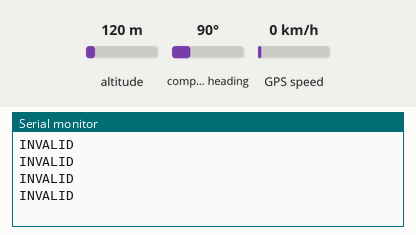
The sketch below on a simulated ESP32. Shown: the last lines printed to the serial monitor. The test bench sets the inputs (shaded band); at power-on: GPS speed 0 km/h, altitude 120 m, compass heading 90°. WiFi joins after 1.5 s; servers stay silent unless stated; the GPS gets a fix after 3 s at 37.7749, -122.4194 with 8 satellites.

Above: at 3.0 s.
3.1 s: GPS speed set to 2 km/h
At 4.6 s:
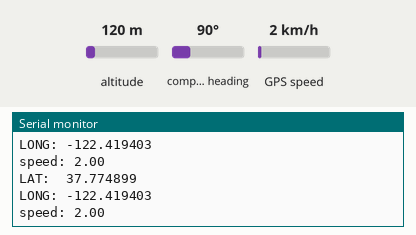
5.3 s: GPS speed set to 30 km/h
At 6.6 s:
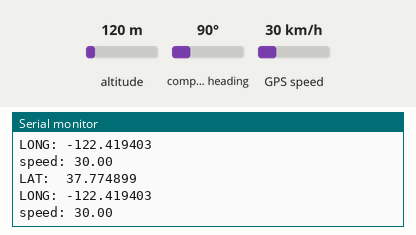

Measured:
- after the input at 3.1 s, the serial monitor: prints a new line after 0.73 s (image 1)
- after the input at 5.3 s, the serial monitor: prints a new line after 0.53 s (image 2)

The sketch:

GPS_Tracker2.ino
```cpp
#include <TinyGPS++.h>
#define BLYNK_PRINT Serial
#define BLYNK_HEARTBEAT 30
#include <WiFi.h>
#include <WiFiClient.h>
#include <Wire.h>
#include <SoftwareSerial.h>
#include <BlynkSimpleEsp32.h>
#include <WiFiClientSecure.h>
#include <UniversalTelegramBot.h>
#include <ArduinoJson.h>
#define BOT_TOKEN "1433088692:AAHqNCLAKVH84tYBieaRL-04LLmXfCb2YE8" //kode token untuk membuat bot di aplikasi telegram
#define CHAT_ID "829873264" //id chat dari bot telegram yang sudah dibuat

// Variables for storing GPS Data
float latitude;
float longitude;
float speed;
float satellites;
String direction;


WiFiClientSecure secured_client;
UniversalTelegramBot bot(BOT_TOKEN, secured_client);

char auth[] = "UEyaKBO0kkAewQrLoaoY8-YZqzrT2pzr";  //authentifikasi untuk terhubung ke aplikasi Blynk
char ssid[] = "bulll"; //nama dari hotspot(jaringan seluler)/wifi
char pass[] = "buala119809999"; //password hotspot/wifi

TinyGPSPlus gps;
WidgetMap myMap(V0);
BlynkTimer timer;

unsigned int move_index = 1;

void setup()
{
  // Set console baud rate
  Serial.begin(9600);
  delay(10);
  Serial1.begin(9600, SERIAL_8N1, 14, 27); //rx, tx
  WiFi.begin(ssid, pass);
  secured_client.setCACert(TELEGRAM_CERTIFICATE_ROOT);
  //Blynk.begin(auth, ssid, pass,"blynk-cloud.com",8080); //jika menngunakan wifi
  Blynk.begin(auth, ssid, pass); //menggunakan hotspot
}

void loop()
{
  while( Serial1.available() > 0)
  if (gps.encode( Serial1.read()))
      displayInfo();
  if (millis() > 5000 && gps.charsProcessed() < 10)
  {
    Serial.println(F("No GPS detected: check wiring.")); //mengecek gps untuk terdeteksi
    while(true);
  }
   if(gps.speed.kmph()>= 5){  //jika kecepatan gps lebih dari 5km/jam

      String Send  = "Long: " + String(gps.location.lng(), 6) + "\n"; //mengirimkan pesan longitude
             Send += "Lat: " + String(gps.location.lat(), 6) + "\n"; // mengirimkan pesan latitude
             Send += "Motion detected!!\n"; //pesan peringatan berupa "motion detected"
    bot.sendMessage(CHAT_ID, Send,"");

  }
      Blynk.run();
      timer.run();
}

void displayInfo()
{
  if (gps.location.isValid())
  {
//    Serial.println(gps.location.lat(), 6);
//    Serial.println(gps.location.lng(), 6);

    latitude = (gps.location.lat());     //Storing the Lat. and Lon.
    longitude = (gps.location.lng());

    Serial.print("LAT:  ");
    Serial.println(latitude, 6);  // float to x decimal places
    Serial.print("LONG: ");
    Serial.println(longitude, 6);

    Blynk.virtualWrite(V1, String(latitude, 6));
    Blynk.virtualWrite(V2, String(longitude, 6));

    myMap.location(move_index, latitude, longitude, "GPS_Location");

    speed = gps.speed.kmph();               //mengambil data speed
    Serial.print("speed: ");
    Serial.println(speed);
    Blynk.virtualWrite(V3, speed);

    direction = TinyGPSPlus::cardinal(gps.course.value()); //mengambil data direction
    Blynk.virtualWrite(V4, direction);

    satellites = gps.satellites.value();    //get number of satellites
    Blynk.virtualWrite(V5, satellites);
  }
  else
  {
    Serial.println(F("INVALID"));
  }

}
```
